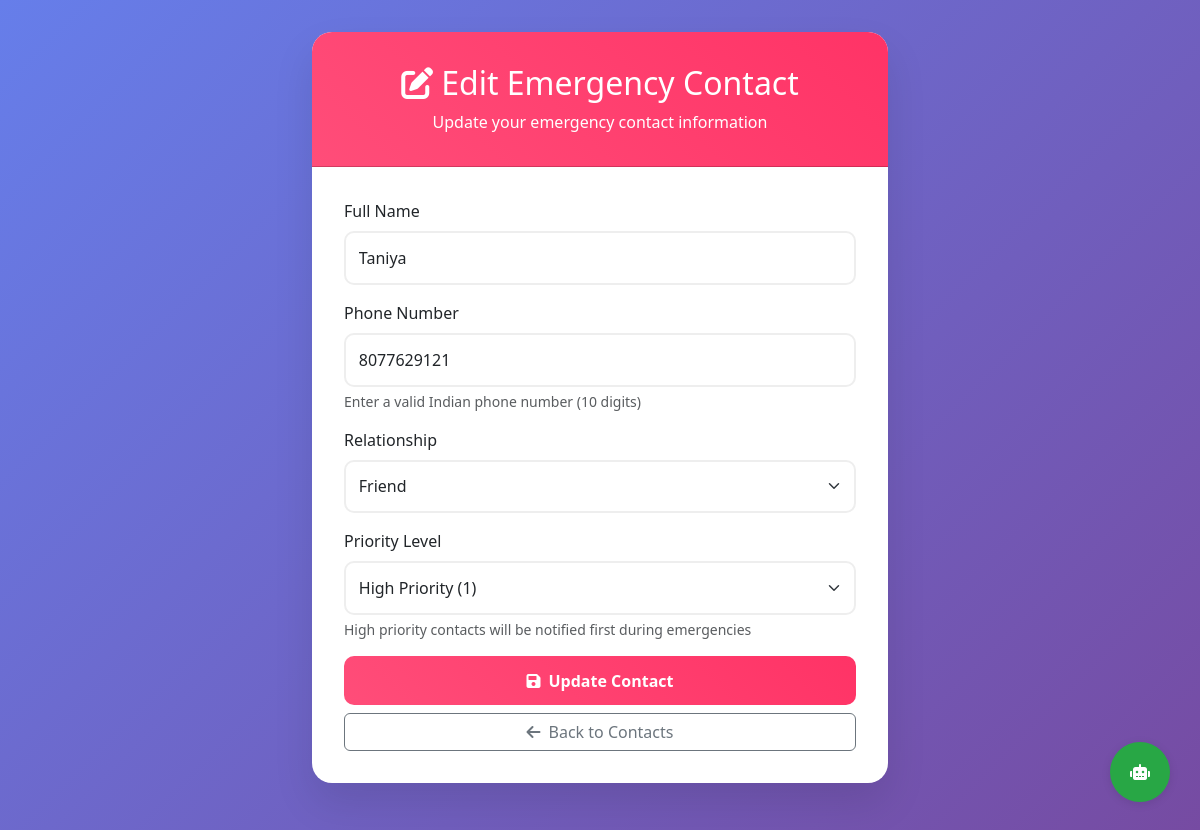
The app's page /edit-contact/1 (signed in) with its own data.
### tables this page shows
CREATE TABLE emergency_contacts
                 (id INTEGER PRIMARY KEY AUTOINCREMENT,
                  user_id INTEGER NOT NULL,
                  name TEXT NOT NULL,
                  phone TEXT NOT NULL,
                  relationship TEXT,
                  priority INTEGER DEFAULT 1,
                  FOREIGN KEY (user_id) REFERENCES users (id));

### HerShield_Project1/app.py (the view, shortened to what this page needs)
@app.route('/edit-contact/<int:contact_id>', methods=['GET', 'POST'])
def edit_contact(contact_id):
    if 'user_id' not in session:
        return redirect(url_for('login'))
    conn = get_db_connection()
    contact = conn.execute('SELECT * FROM emergency_contacts WHERE id = ? AND user_id = ?',
                         (contact_id, session['user_id'])).fetchone()
    conn.close()
    if not contact:
        flash('Contact not found!', 'danger')
        return redirect(url_for('emergency_contacts'))
    return render_template('edit_contact.html', contact=contact)

### HerShield_Project1/app.py (called while the page is built)
def get_db_connection():
    os.makedirs('database', exist_ok=True)
    conn = sqlite3.connect('database/users.db')
    conn.row_factory = sqlite3.Row
    return conn

### HerShield_Project1/templates/edit_contact.html (shortened to what this page needs)
<!DOCTYPE html>
<html lang="en">
<head>
    <link href="https://cdn.jsdelivr.net/npm/bootstrap@5.3.0/dist/css/bootstrap.min.css" rel="stylesheet">
    <link rel="stylesheet" href="https://cdnjs.cloudflare.com/ajax/libs/font-awesome/6.0.0/css/all.min.css">
</head>
<body>
    <div class="container">
        <div class="card">
            <div class="card-header">
                <h2><i class="fas fa-edit me-2"></i>Edit Emergency Contact</h2>
                <p class="mb-0">Update your emergency contact information</p>
            </div>
            <div class="card-body">
                <form method="POST">
                    <div class="mb-3">
                        <label for="name" class="form-label">Full Name</label>
                        <input type="text" class="form-control" id="name" name="name" value="{{ contact.name }}" required>
                    </div>
                    <div class="mb-3">
                        <label for="phone" class="form-label">Phone Number</label>
                        <input type="tel" class="form-control" id="phone" name="phone" value="{{ contact.phone }}" required placeholder="Enter 10-digit phone number">
                        <div class="form-text">Enter a valid Indian phone number (10 digits)</div>
                    </div>
                    <div class="mb-3">
                        <label for="relationship" class="form-label">Relationship</label>
                        <select class="form-select" id="relationship" name="relationship" required>
                            <option value="Friend" {% if contact.relationship == 'Friend' %}selected{% endif %}>Friend</option>
                        </select>
                    </div>
                    <div class="mb-3">
                        <label for="priority" class="form-label">Priority Level</label>
                        <select class="form-select" id="priority" name="priority">
                            <option value="1" {% if contact.priority == 1 %}selected{% endif %}>High Priority (1)</option>
                        </select>
                        <div class="form-text">High priority contacts will be notified first during emergencies</div>
                    </div>
                    <div class="d-grid gap-2">
                        <button type="submit" class="btn btn-primary">
                            <i class="fas fa-save me-2"></i>Update Contact
                        </button>
                        <a href="{{ url_for('emergency_contacts') }}" class="btn btn-outline-secondary">
                            <i class="fas fa-arrow-left me-2"></i>Back to Contacts
                        </a>
                    </div>
                </form>
            </div>
        </div>
    </div>
    <div class="floating-chatbot" onclick="openChatbot()">
        <i class="fas fa-robot"></i>
    </div>
</body>
</html>

### HerShield_Project1/templates/edit_contact.html (style rules this page uses)
body { background: linear-gradient(135deg, #667eea 0%, #764ba2 100%); min-height: 100vh; font-family: 'Segoe UI', Tahoma, Geneva, Verdana, sans-serif; }
.container { max-width: 600px; margin: 2rem auto; }
.card { border: none; border-radius: 20px; box-shadow: 0 20px 40px rgba(0,0,0,0.1); background: white; }
.card-header { background: linear-gradient(45deg, #ff4d79, #ff3366); color: white; border-radius: 20px 20px 0 0 !important; padding: 2rem; text-align: center; }
.card-body { padding: 2rem; }
.form-control, .form-select { border: 2px solid #eee; border-radius: 10px; padding: 0.8rem; transition: border-color 0.3s; }
.btn-primary { background: linear-gradient(45deg, #ff4d79, #ff3366); border: none; padding: 0.8rem 2rem; border-radius: 10px; font-weight: 600; }
.floating-chatbot { position: fixed; bottom: 30px; right: 30px; background: #28a745; color: white; width: 60px; height: 60px; border-radius: 50%; box-shadow: 0 2px 10px rgba(0,0,0,0.1); cursor: pointer; transition: all 0.3s; z-index: 999; display: flex; align-items: center; justify-content: center; }

### records on screen
emergency_contacts: name "Taniya", phone "8077629121", relationship "Friend", priority "High Priority (1)"
